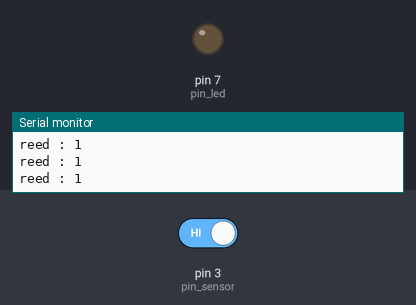
Recording of a sketch running on a simulated Arduino Uno, built with avr-gcc and run on an emulated ATmega328P. Parts: output pins drawn as LEDs (lit = HIGH), the last lines printed to the serial monitor. Inputs (shaded band) come from the test bench; at power-on: pin 3 (pin_sensor) HIGH.

Above: at 2.8 s.
2.9 s: pin 3 (pin_sensor) driven LOW
At 4.2 s:
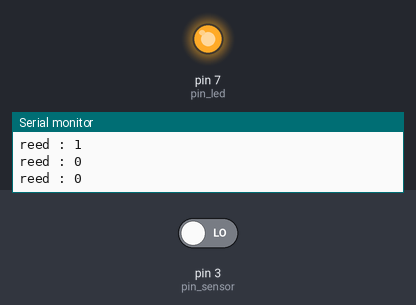
4.5 s: pin 3 (pin_sensor) driven HIGH
At 5.9 s:
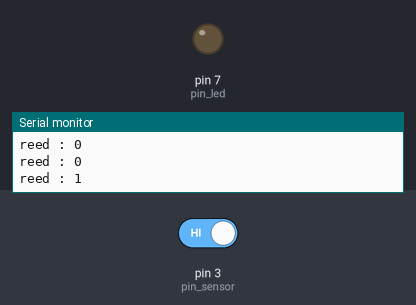
Timing chart, 0 to 7.5 s (numbered marks = the images above; inputs shaded):
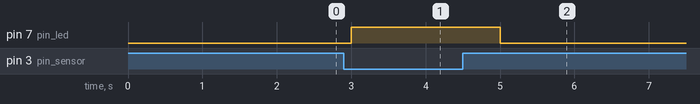

The sketch:

leadSwitchEx.ino
```cpp
int pin_sensor = 3;
int pin_led = 7;

void setup() {
  Serial.begin(9600);
  pinMode(pin_led, OUTPUT);
  pinMode(pin_sensor, INPUT);
}

void loop() {
  int reedSW = digitalRead(pin_sensor);

  if(reedSW == LOW) {
    digitalWrite(pin_led, HIGH);
  } else {
    digitalWrite(pin_led, LOW);
  }
  Serial.print("reed : ");
  Serial.println(reedSW);
  delay(1000);
}
```

Measured:
- after the input at 2.9 s, pin 7 (pin_led): LOW → HIGH after 0.10 s
- after the input at 4.5 s, pin 7 (pin_led): HIGH → LOW after 0.50 s
